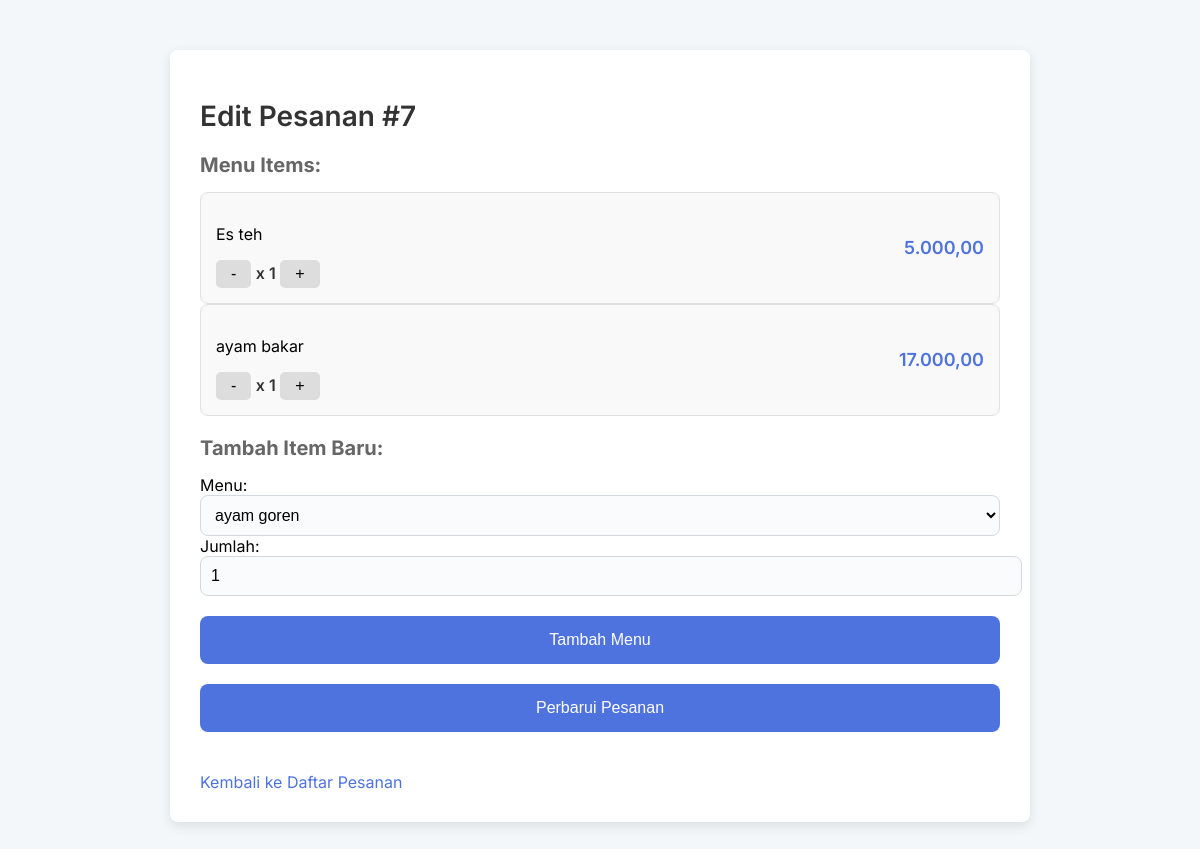
Screenshot of /pages/edit_order.php?order_id=7 (signed in) with the database file from the repository.
### tables this page shows
CREATE TABLE `orders` (
  `id` int(11) NOT NULL,
  `user_id` int(11) NOT NULL,
  `table_id` int(11) DEFAULT NULL,
  `order_type` enum('dine-in','take-away') NOT NULL,
  `total_amount` decimal(10,2) NOT NULL,
  `status` enum('pending','completed','cancelled') DEFAULT 'pending',
  `created_at` timestamp NULL DEFAULT current_timestamp(),
  `updated_at` timestamp NULL DEFAULT current_timestamp() ON UPDATE current_timestamp()
);

CREATE TABLE `order_items` (
  `id` int(11) NOT NULL,
  `order_id` int(11) NOT NULL,
  `menu_item_id` int(11) NOT NULL,
  `quantity` int(11) NOT NULL,
  `price` decimal(10,2) NOT NULL
);

CREATE TABLE `menu_items` (
  `id` int(11) NOT NULL,
  `name` varchar(255) NOT NULL,
  `category` enum('food','beverage','dessert') NOT NULL,
  `price` decimal(10,2) NOT NULL,
  `description` text DEFAULT NULL,
  `image` varchar(255) DEFAULT NULL,
  `created_at` timestamp NOT NULL DEFAULT current_timestamp(),
  `updated_at` timestamp NOT NULL DEFAULT current_timestamp() ON UPDATE current_timestamp()
);

### pages/edit_order.php (the view, shortened to what this page needs)
<?php
include('../includes/db.php');
if (isset($_GET['order_id'])) {
    $order_id = $_GET['order_id'];
    $edit_query = "SELECT * FROM orders WHERE id = '$order_id' AND status = 'pending'";
    $edit_result = mysqli_query($conn, $edit_query);
    if (mysqli_num_rows($edit_result) > 0) {
        $order = mysqli_fetch_assoc($edit_result);
        $order_items_query = "SELECT oi.*, mi.name FROM order_items oi
                              JOIN menu_items mi ON oi.menu_item_id = mi.id
                              WHERE oi.order_id = '$order_id'";
        $order_items_result = mysqli_query($conn, $order_items_query);
        $order_items = mysqli_fetch_all($order_items_result, MYSQLI_ASSOC);
    } else {
        echo "<script>alert('Pesanan tidak ditemukan atau sudah tidak dapat diedit.'); window.location.href = 'order_list.php';</script>";
    }
} else {
    echo "<script>alert('Pesanan tidak ditemukan.'); window.location.href = 'order_list.php';</script>";
}
?>
<!DOCTYPE html>
<html lang="en">
<head>
</head>
<body>
    <div class="container">
        <h1>Edit Pesanan #<?php echo $order['id']; ?></h1>
        <h3>Menu Items:</h3>
        <?php foreach ($order_items as $item): ?>
            <div class="menu-item">
                <div>
                    <p><?php echo $item['name']; ?></p>
                    <div>
                        <button onclick="updateQuantity(<?php echo $item['id']; ?>, -1)">-</button>
                        <span>x <?php echo $item['quantity']; ?></span>
                        <button onclick="updateQuantity(<?php echo $item['id']; ?>, 1)">+</button>
                    </div>
                </div>
                <p class="menu-item-price"><?php echo number_format($item['price'], 2, ',', '.'); ?></p>
            </div>
        <?php endforeach; ?>
        <h3>Tambah Item Baru:</h3>
        <form method="POST" class="form-container">
            <div id="menu-inputs">
                <div>
                    <label for="menu_ids[]">Menu:</label>
                    <select name="menu_ids[]">
                        <?php
                        $menu_query = "SELECT * FROM menu_items";
                        $menu_result = mysqli_query($conn, $menu_query);
                        while ($menu = mysqli_fetch_assoc($menu_result)): ?>
                            <option value="<?php echo $menu['id']; ?>"><?php echo $menu['name']; ?></option>
                        <?php endwhile; ?>
                    </select>
                    <label for="quantities[]">Jumlah:</label>
                    <input type="number" name="quantities[]" value="1" min="1">
                </div>
            </div>
            <button type="button" onclick="addMenuInput()">Tambah Menu</button>
            <button type="submit">Perbarui Pesanan</button>
        </form>
        <br>
        <a href="order_list.php">Kembali ke Daftar Pesanan</a>
    </div>
</body>
</html>

### pages/edit_order.php (style rules this page uses)
body { font-family: 'Inter', sans-serif; background-color: #f4f7fa; margin: 0; padding: 0; }
.container { max-width: 800px; margin: 50px auto; padding: 30px; background-color: #fff; border-radius: 8px; box-shadow: 0 4px 12px rgba(0, 0, 0, 0.1); }
h1 { font-size: 28px; color: #333; font-weight: 600; margin-bottom: 20px; }
h3 { font-size: 20px; color: #666; margin-bottom: 15px; }
.form-container { display: flex; flex-direction: column; gap: 20px; }
.menu-item { display: flex; justify-content: space-between; align-items: center; padding: 15px; border: 1px solid #e0e0e0; border-radius: 8px; background-color: #f9f9f9; }
.menu-item button { padding: 5px 15px; background-color: #ddd; border: none; border-radius: 5px; font-size: 16px; cursor: pointer; transition: background-color 0.3s ease; }
.menu-item span { font-size: 16px; font-weight: 600; color: #333; }
.menu-item-price { color: #4e73df; font-weight: 600; font-size: 18px; }
.form-container select, .form-container input { padding: 10px; border: 1px solid #d3d9df; border-radius: 8px; font-size: 16px; width: 100%; background-color: #fafbfc; }
.form-container button { padding: 15px; background-color: #4e73df; color: #fff; border: none; border-radius: 8px; font-size: 16px; cursor: pointer; transition: background-color 0.3s ease; }
a { display: inline-block; margin-top: 20px; color: #4e73df; text-decoration: none; font-size: 16px; }

### rows the page displays
orders: id "7"
order_items: menu_item.name "Es teh", quantity "1", price "5.000,00"
order_items: menu_item.name "ayam bakar", quantity "1", price "17.000,00"

### other values shown
form field value "ayam goren"
